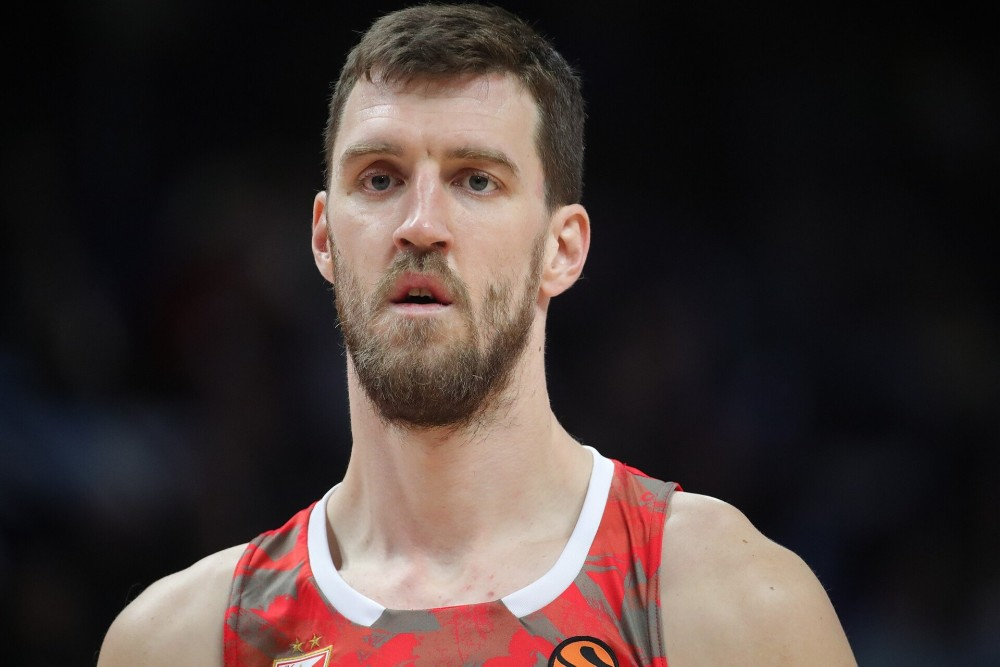
#> input picture data/samples/athlete_dark_bg.jpg, 1000 x 667 px; its folder holds only this picture in this run
$ python -i calibrate.py   (imports and definitions only)
#> lines starting #> are read from the running program, lines starting #| are printed output that depends on the picture; after the words box and inside, x2 and y2 are one past the last pixel; in counts of white or black regions, pixels touching at a corner belong together
### src/stringart/preprocess.py
"""Image loading and preprocessing (PLAN.md I4).

    load -> crop (face-centred via YuNet, else centre) -> resize -> grayscale
         -> level stretch (if exposure is poor) -> bilateral smoothing -> CLAHE
         -> optional GrabCut background fade (when a face is found) -> white outside frame

`smooth="gaussian"` with `stretch="off", crop="center"` reproduces the M1/M2 chain
(grayscale -> CLAHE -> Gaussian), available as `PreprocessConfig.legacy()`.
"""

from dataclasses import dataclass, field
from pathlib import Path

import cv2
import numpy as np

from .face import Face, detect_faces

SAMPLES = ("astronaut", "camera", "coffee", "chelsea")


SAMPLE_DIR = Path(__file__).resolve().parents[2] / "data" / "samples"


# [37 lines left out: functions sample_names, load_image, center_square, not called in this run]


def frame_mask(frame: str, size: int) -> np.ndarray:
    """Boolean mask of pixels inside the frame."""
    if frame == "rect":
        return np.ones((size, size), dtype=bool)
    yy, xx = np.mgrid[:size, :size]
    c = (size - 1) / 2
    return (xx - c) ** 2 + (yy - c) ** 2 <= c**2


@dataclass
class PreprocessConfig:
    size: int = 600
    frame: str = "circle"
    crop: str = "face"  # "face": centre on the largest detected face (fallback centre); "center"
    face_zoom: float = 1.8  # crop side = face height * zoom (tight portrait)
    face_shift: float = 0.15  # move crop centre down by this fraction of face height
    # 1-99 percentile level stretch. "auto" only stretches badly exposed photos: on
    # well-exposed ones stretching measurably hurt (M3 ablation). Poor exposure = narrow range,
    # or no black point (washed out), or no white point (underexposed). Thresholds are 0..255;
    # every natural photo in the M6 set passes all three, every synthetic fault fails one.
    stretch: str = "auto"
    # With the stretch, "auto" also applies a gamma that moves the median toward
    # `gamma_median` (clamped to `gamma_range`); "off" = level stretch only.
    gamma: str = "auto"
    gamma_median: float = 0.5
    gamma_range: tuple[float, float] = (0.5, 2.0)
    stretch_below: float = 115.0  # range p99 - p1 under this
    black_point_above: float = 64.0  # p1 over this: no blacks
    white_point_below: float = 128.0  # p99 under this: no whites
    smooth: str = "bilateral"  # "bilateral" (edge-preserving), "gaussian", "none"
    blur_sigma: float = 1.0  # gaussian sigma
    bilateral_sigma_color: float = 25.0
    clahe_clip: float = 2.0  # 0 disables CLAHE
    clahe_tiles: int = 8
    background: str = "none"  # "fade": lighten GrabCut background (faces only); "none"
    background_keep: float = 0.35  # fraction of background darkness kept when fading

    # [4 lines left out: function legacy, not called in this run]


@dataclass
class Prepared:
    target: np.ndarray  # grayscale [0, 1], 1 = white; white outside the frame
    mask: np.ndarray  # inside-frame mask
    plain: np.ndarray  # plain grayscale of the same crop (fidelity reference for metrics)
    canvas_bgr: np.ndarray  # the cropped, resized colour image
    faces: list[Face] = field(default_factory=list)  # in canvas coordinates
    crop: tuple[int, int, int] = (0, 0, 0)  # x0, y0, side in the source image
    fg: np.ndarray | None = None  # soft foreground mask when background fading is on


# [93 lines left out: functions _crop_box, _grabcut_fg, prepare, preprocess, not called in this run]

### src/stringart/calibrate.py
"""Physical calibration: measure the real thread's effective opacity from one photo.

The simulation assumes each thread darkens a pixel by `opacity = thread width / pixel size`.
Real thread is not perfectly black, has fuzz, and casts small shadows, so the right value for
a given thread and frame is measured, not guessed:

1. `make_sheet` builds a short calibration pattern (~250 lines with regions of different
   thread density) for the user's frame, with its build sheet.
2. The user winds it and photographs it from the front, frame upright (pin 0 at the top).
3. `fit_opacity` finds the frame circle in the photo (Hough), normalizes brightness to the
   bare board, and searches for the opacity whose simulated render best matches the photo
   after viewing blur. The result converts to an effective thread width for `--thread-mm`.
"""

from dataclasses import dataclass

import cv2
import numpy as np

from .fabrication import instructions
from .geometry import make_pins
from .preprocess import frame_mask
from .render import render_sequence
from .solver.greedy import GreedyConfig, solve_greedy

SIZE = 600


# [27 lines left out: functions calibration_target, make_sheet, not called in this run]


def find_frame(photo_gray: np.ndarray) -> tuple[float, float, float]:
    """Largest circle in the photo = the frame: (cx, cy, r) in photo pixels."""
    h, w = photo_gray.shape
    s = 800 / max(h, w)
    small = cv2.resize(photo_gray, None, fx=s, fy=s, interpolation=cv2.INTER_AREA)
    small = cv2.GaussianBlur(small, (0, 0), 2)
    m = min(small.shape)
    circles = cv2.HoughCircles(
        small,
        cv2.HOUGH_GRADIENT,
        dp=1.5,
        minDist=m,
        param1=120,
        param2=40,
        minRadius=int(0.25 * m),
        maxRadius=int(0.6 * m),
    )
    if circles is None:
        raise ValueError("could not find the circular frame; pass --circle cx,cy,r")
    cx, cy, r = max(circles[0], key=lambda c: c[2])
    return cx / s, cy / s, r / s


# [7 lines left out: function bare_mask, not called in this run]


def photo_darkness(
    photo_bgr: np.ndarray, circle=None, board_level=None, bare: np.ndarray | None = None
) -> np.ndarray:
    """Crop the frame to the 600 px canvas and return observed darkness in [0, 1]
    (0 = bare board). Board brightness = the median over `bare` (pixels the pattern never
    touches) when given, else a high percentile inside the frame."""
    gray = cv2.cvtColor(photo_bgr, cv2.COLOR_BGR2GRAY) if photo_bgr.ndim == 3 else photo_bgr
    cx, cy, r = circle or find_frame(gray)
    # Affine map: frame circle -> the canvas circle (centre (S-1)/2, radius (S-1)/2).
    c = (SIZE - 1) / 2
    k = c / r
    M = np.array([[k, 0, c - k * cx], [0, k, c - k * cy]], dtype=np.float64)
    crop = cv2.warpAffine(
        gray.astype(np.float64), M, (SIZE, SIZE), flags=cv2.INTER_AREA, borderValue=0
    )
    mask = frame_mask("circle", SIZE)
    inner = cv2.erode(mask.astype(np.uint8), np.ones((15, 15), np.uint8)).astype(bool)
    if board_level is None and bare is not None and bare.sum() > 500:
        board_level = float(np.median(crop[bare]))
    board = board_level or float(np.percentile(crop[inner], 97))
    dark = np.clip(1.0 - crop / max(board, 1e-6), 0.0, 1.0)
    dark[~mask] = 0.0
    return dark


@dataclass
class Fit:
    opacity: float
    thread_mm: float
    error: float
    curve: list[tuple[float, float]]  # (opacity, error) samples


# [24 lines left out: function fit_opacity, not called in this run]

>>> import cv2
>>> picture = cv2.imread('../../data/samples/athlete_dark_bg.jpg')
#> picture is the input picture: shape (667, 1000, 3); mean B, G, R 51.5, 53.7, 65.9
>>> result = photo_darkness(picture)
#> in photo_darkness, `gray = cv2.cvtColor(photo_bgr, cv2.COLOR_BGR2GRAY) if photo_bgr.ndim =..`:
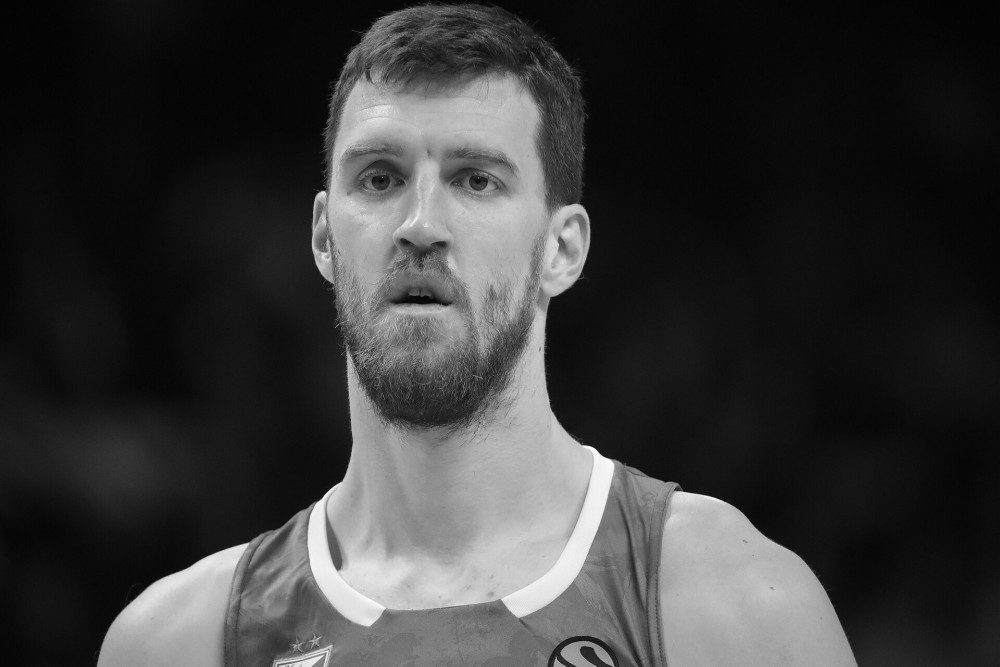
#> gray: shape (667, 1000); min 0, max 254, mean 57.1
#> in find_frame, `circles = cv2.HoughCircles( small, cv2.HOUGH_GRADIENT, dp=1.5, minDist..`: circles = [[312.8, 354.8, 162.1]]
#> in find_frame, `cx, cy, r = max(circles[0], key=lambda c: c[2])`: cx = 312.8; cy = 354.8; r = 162.1
#> in photo_darkness, `cx, cy, r = circle or find_frame(gray)`: cx = 390.9; cy = 443.4; r = 202.6
#> in photo_darkness, `k = c / r`: k = 1.48
#> in photo_darkness, `M = np.array([[k, 0, c - k * cx], [0, k, c - k * cy]], dtype=np.float64)`: M = [[1.48, 0, -278.3], [0, 1.48, -355.9]]
#> in photo_darkness, `crop = cv2.warpAffine( gray.astype(np.float64), M, (SIZE, SIZE), flags..`:
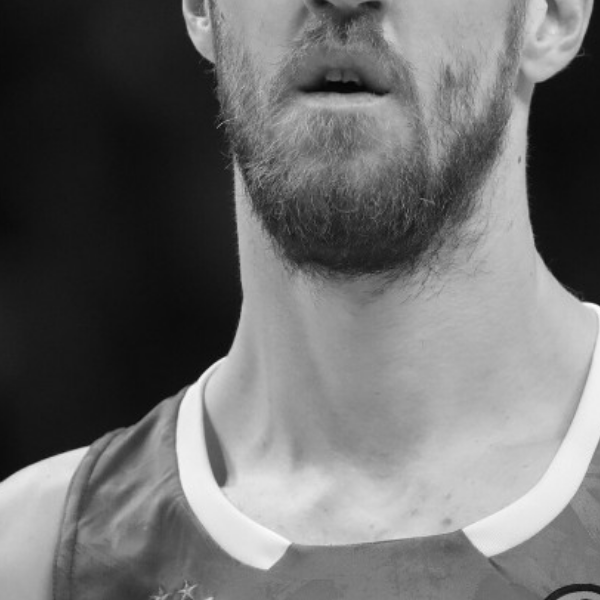
#> crop: shape (600, 600) float64; min 4.25, max 251.7, mean 109.4
#> in photo_darkness, `board = board_level or float(np.percentile(crop[inner], 97))`: board = 220.8
#> in photo_darkness, `dark = np.clip(1.0 - crop / max(board, 1e-6), 0.0, 1.0)`:
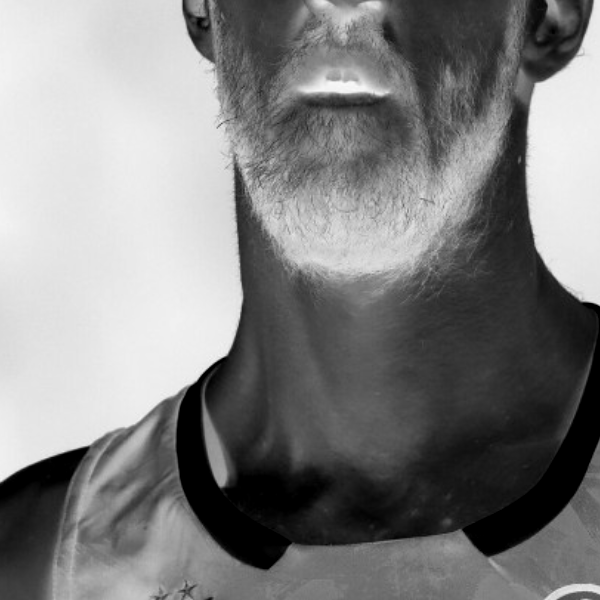
#> dark: shape (600, 600) float64; min 0, max 0.981, mean 0.507
#> in photo_darkness, `dark[~mask] = 0.0`:
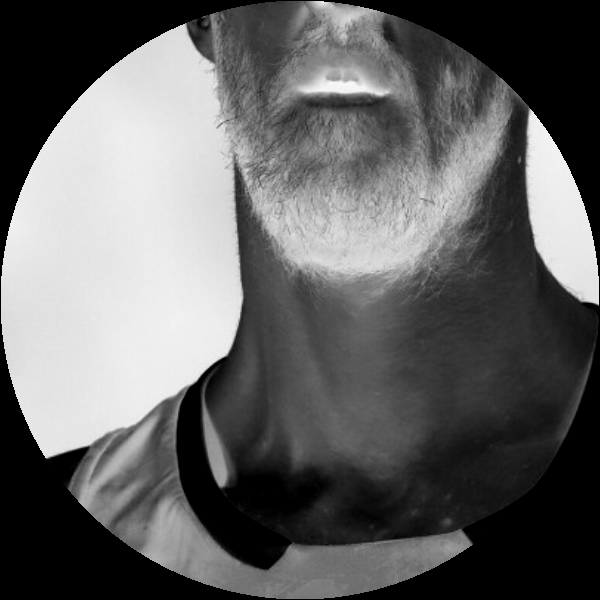
#> dark: shape (600, 600) float64; 19.88% of pixels changed, all inside (x1, y1, x2, y2) = (0, 0, 600, 600)
